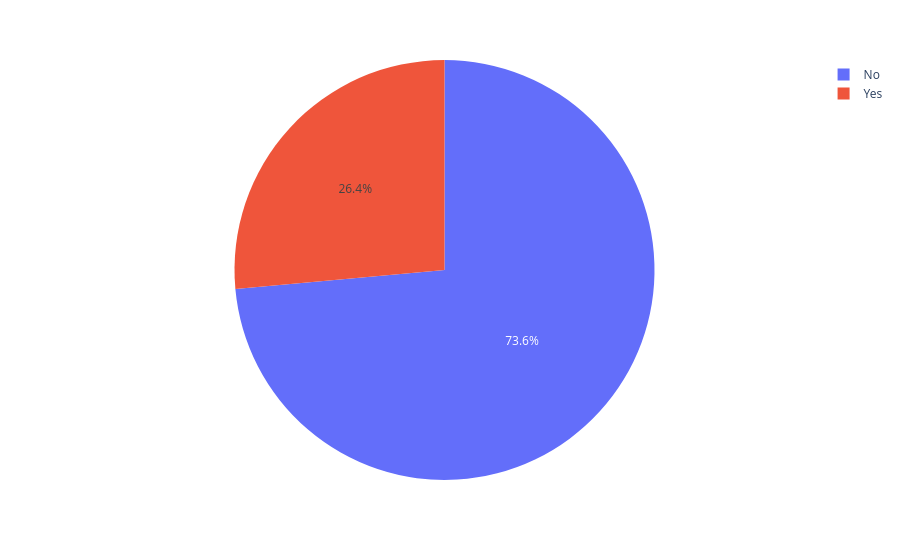

The code cell stored with this chart in its notebook:
### Code cell
x = px.pie(df, names='Churn')
x.show()

### Figure 1 — Plotly figure (JSON) as saved in the notebook; plotly's stock layout.template omitted (floating-point values rounded to 4 significant figures; data arrays with more than 128 entries replaced by an {"elided": "..."} marker saying what was removed)
{"data": [{"domain": {"x": [0, 1], "y": [0, 1]}, "hovertemplate": "Churn=%{label}<extra></extra>", "labels": {"elided": "7021 str values"}, "legendgroup": "", "name": "", "showlegend": true, "type": "pie"}], "layout": {"autosize": true, "legend": {"tracegroupgap": 0}, "margin": {"t": 60}}}
